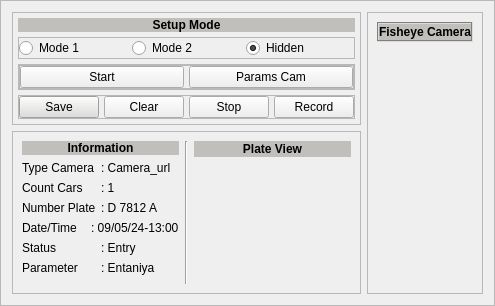
          <widget class="QFrame" name="frame_5">
           <property name="minimumSize">
            <size>
             <width>0</width>
             <height>300</height>
            </size>
           </property>
           <property name="maximumSize">
            <size>
             <width>16777215</width>
             <height>16777215</height>
            </size>
           </property>
           <property name="frameShape">
            <enum>QFrame::StyledPanel</enum>
           </property>
           <property name="frameShadow">
            <enum>QFrame::Raised</enum>
           </property>
           <layout class="QHBoxLayout" name="horizontalLayout_4">
            <item>
             <widget class="QFrame" name="frame_6">
              <property name="frameShape">
               <enum>QFrame::NoFrame</enum>
              </property>
              <property name="frameShadow">
               <enum>QFrame::Raised</enum>
              </property>
              <layout class="QVBoxLayout" name="verticalLayout_18">
               <property name="leftMargin">
                <number>0</number>
               </property>
               <property name="topMargin">
                <number>0</number>
               </property>
               <property name="rightMargin">
                <number>0</number>
               </property>
               <property name="bottomMargin">
                <number>0</number>
               </property>
               <item>
                <widget class="QFrame" name="frame_9">
                 <property name="maximumSize">
                  <size>
                   <width>16777215</width>
                   <height>140</height>
                  </size>
                 </property>
                 <property name="frameShape">
                  <enum>QFrame::StyledPanel</enum>
                 </property>
                 <property name="frameShadow">
                  <enum>QFrame::Raised</enum>
                 </property>
                 <layout class="QVBoxLayout" name="verticalLayout_15">
                  <property name="spacing">
                   <number>5</number>
                  </property>
                  <property name="leftMargin">
                   <number>5</number>
                  </property>
                  <property name="topMargin">
                   <number>5</number>
                  </property>
                  <property name="rightMargin">
                   <number>5</number>
                  </property>
                  <property name="bottomMargin">
                   <number>5</number>
                  </property>
                  <item>
                   <widget class="QLabel" name="label_7">
                    <property name="maximumSize">
                     <size>
                      <width>16777215</width>
                      <height>20</height>
                     </size>
                    </property>
                    <property name="styleSheet">
                     <string notr="true">background-color: rgb(192, 191, 188);</string>
                    </property>
                    <property name="text">
                     <string>&lt;html&gt;&lt;head/&gt;&lt;body&gt;&lt;p align=&quot;center&quot;&gt;&lt;span style=&quot; font-weight:600;&quot;&gt;Setup Mode&lt;/span&gt;&lt;/p&gt;&lt;/body&gt;&lt;/html&gt;</string>
                    </property>
                   </widget>
                  </item>
                  <item>
                   <widget class="QFrame" name="frame_36">
                    <property name="maximumSize">
                     <size>
                      <width>16777215</width>
                      <height>30</height>
                     </size>
                    </property>
                    <property name="frameShape">
                     <enum>QFrame::StyledPanel</enum>
                    </property>
                    <property name="frameShadow">
                     <enum>QFrame::Raised</enum>
                    </property>
                    <layout class="QHBoxLayout" name="horizontalLayout_26">
                     <property name="spacing">
                      <number>5</number>
                     </property>
                     <property name="leftMargin">
                      <number>0</number>
                     </property>
                     <property name="topMargin">
                      <number>0</number>
                     </property>
                     <property name="rightMargin">
                      <number>0</number>
                     </property>
                     <property name="bottomMargin">
                      <number>0</number>
                     </property>
                     <item>
                      <widget class="QRadioButton" name="btn_radio_mode1">
                       <property name="text">
                        <string>Mode 1</string>
                       </property>
                      </widget>
                     </item>
                     <item>
                      <widget class="QRadioButton" name="btn_radio_mode2">
                       <property name="text">
                        <string>Mode 2</string>
                       </property>
                      </widget>
                     </item>
                     <item>
                      <widget class="QRadioButton" name="btn_radio_hidden">
                       <property name="text">
                        <string>Hidden</string>
                       </property>
                       <property name="checkable">
                        <bool>true</bool>
                       </property>
                       <property name="checked">
                        <bool>true</bool>
                       </property>
                       <property name="autoRepeat">
                        <bool>false</bool>
                       </property>
                      </widget>
                     </item>
                    </layout>
                   </widget>
                  </item>
                  <item>
                   <widget class="QFrame" name="frame_37">
                    <property name="frameShape">
                     <enum>QFrame::StyledPanel</enum>
                    </property>
                    <property name="frameShadow">
                     <enum>QFrame::Raised</enum>
                    </property>
                    <layout class="QHBoxLayout" name="horizontalLayout_27">
                     <property name="spacing">
                      <number>5</number>
                     </property>
                     <property name="leftMargin">
                      <number>0</number>
                     </property>
                     <property name="topMargin">
                      <number>0</number>
                     </property>
                     <property name="rightMargin">
                      <number>0</number>
                     </property>
                     <property name="bottomMargin">
                      <number>0</number>
                     </property>
                     <item>
                      <widget class="QFrame" name="frame_38">
                       <property name="frameShape">
                        <enum>QFrame::StyledPanel</enum>
                       </property>
                       <property name="frameShadow">
                        <enum>QFrame::Raised</enum>
                       </property>
                       <layout class="QHBoxLayout" name="horizontalLayout_28">
                        <property name="spacing">
                         <number>5</number>
                        </property>
                        <property name="leftMargin">
                         <number>0</number>
                        </property>
                        <property name="topMargin">
                         <number>0</number>
                        </property>
                        <property name="rightMargin">
                         <number>0</number>
                        </property>
                        <property name="bottomMargin">
                         <number>0</number>
                        </property>
                        <item>
                         <widget class="QPushButton" name="btn_start">
                          <property name="styleSheet">
                           <string notr="true"/>
                          </property>
                          <property name="text">
                           <string>Start</string>
                          </property>
                         </widget>
                        </item>
                        <item>
                         <widget class="QPushButton" name="btn_params_cam">
                          <property name="styleSheet">
                           <string notr="true"/>
                          </property>
                          <property name="text">
                           <string>Params Cam</string>
                          </property>
                         </widget>
                        </item>
                       </layout>
                      </widget>
                     </item>
                    </layout>
                   </widget>
                  </item>
                  <item>
                   <widget class="QFrame" name="frame_39">
                    <property name="frameShape">
                     <enum>QFrame::StyledPanel</enum>
                    </property>
                    <property name="frameShadow">
                     <enum>QFrame::Raised</enum>
                    </property>
                    <layout class="QHBoxLayout" name="horizontalLayout_29">
                     <property name="spacing">
                      <number>5</number>
                     </property>
                     <property name="leftMargin">
                      <number>0</number>
                     </property>
                     <property name="topMargin">
                      <number>0</number>
                     </property>
                     <property name="rightMargin">
                      <number>0</number>
                     </property>
                     <property name="bottomMargin">
                      <number>0</number>
                     </property>
                     <item>
                      <widget class="QPushButton" name="btn_save">
                       <property name="styleSheet">
                        <string notr="true">background-color: rgb(222, 221, 218);</string>
                       </property>
                       <property name="text">
                        <string>Save</string>
                       </property>
                      </widget>
                     </item>
                     <item>
                      <widget class="QPushButton" name="btn_clear">
                       <property name="styleSheet">
                        <string notr="true"/>
                       </property>
                       <property name="text">
                        <string>Clear</string>
                       </property>
                      </widget>
                     </item>
                     <item>
                      <widget class="QPushButton" name="btn_stop">
                       <property name="text">
                        <string>Stop</string>
                       </property>
                      </widget>
                     </item>
                     <item>
                      <widget class="QPushButton" name="btn_record">
                       <property name="text">
                        <string>Record</string>
                       </property>
                      </widget>
                     </item>
                    </layout>
                   </widget>
                  </item>
                 </layout>
                </widget>
               </item>
               <item>
                <widget class="QFrame" name="frame_12">
                 <property name="maximumSize">
                  <size>
                   <width>16777215</width>
                   <height>170</height>
                  </size>
                 </property>
                 <property name="frameShape">
                  <enum>QFrame::StyledPanel</enum>
                 </property>
                 <property name="frameShadow">
                  <enum>QFrame::Raised</enum>
                 </property>
                 <layout class="QHBoxLayout" name="horizontalLayout_3">
                  <item>
                   <widget class="QFrame" name="frame_41">
                    <property name="frameShape">
                     <enum>QFrame::NoFrame</enum>
                    </property>
                    <property name="frameShadow">
                     <enum>QFrame::Raised</enum>
                    </property>
                    <layout class="QVBoxLayout" name="verticalLayout_17">
                     <property name="leftMargin">
                      <number>0</number>
                     </property>
                     <property name="topMargin">
                      <number>0</number>
                     </property>
                     <property name="rightMargin">
                      <number>0</number>
                     </property>
                     <item>
                      <widget class="QLabel" name="label_6">
                       <property name="maximumSize">
                        <size>
                         <width>16777215</width>
                         <height>20</height>
                        </size>
                       </property>
                       <property name="styleSheet">
                        <string notr="true">background-color: rgb(192, 191, 188);</string>
                       </property>
                       <property name="text">
                        <string>&lt;html&gt;&lt;head/&gt;&lt;body&gt;&lt;p align=&quot;center&quot;&gt;&lt;span style=&quot; font-weight:600;&quot;&gt;Information&lt;/span&gt;&lt;/p&gt;&lt;/body&gt;&lt;/html&gt;</string>
                       </property>
                      </widget>
                     </item>
                     <item>
                      <widget class="QFrame" name="frame_42">
                       <property name="frameShape">
                        <enum>QFrame::NoFrame</enum>
                       </property>
                       <property name="frameShadow">
                        <enum>QFrame::Raised</enum>
                       </property>
                       <layout class="QHBoxLayout" name="horizontalLayout_30">
                        <property name="spacing">
                         <number>1</number>
                        </property>
                        <property name="leftMargin">
                         <number>0</number>
                        </property>
                        <property name="topMargin">
                         <number>0</number>
                        </property>
                        <property name="rightMargin">
                         <number>0</number>
                        </property>
                        <property name="bottomMargin">
                         <number>0</number>
                        </property>
                        <item>
                         <widget class="QLabel" name="label_41">
                          <property name="text">
                           <string>Type Camera</string>
                          </property>
                         </widget>
                        </item>
                        <item>
                         <widget class="QLabel" name="label_42">
                          <property name="text">
                           <string>: Camera_url</string>
                          </property>
                         </widget>
                        </item>
                       </layout>
                      </widget>
                     </item>
                     <item>
                      <widget class="QFrame" name="frame_43">
                       <property name="frameShape">
                        <enum>QFrame::NoFrame</enum>
                       </property>
                       <property name="frameShadow">
                        <enum>QFrame::Raised</enum>
                       </property>
                       <layout class="QHBoxLayout" name="horizontalLayout_31">
                        <property name="spacing">
                         <number>1</number>
                        </property>
                        <property name="leftMargin">
                         <number>0</number>
                        </property>
                        <property name="topMargin">
                         <number>0</number>
                        </property>
                        <property name="rightMargin">
                         <number>0</number>
                        </property>
                        <property name="bottomMargin">
                         <number>0</number>
                        </property>
                        <item>
                         <widget class="QLabel" name="label_43">
                          <property name="text">
                           <string>Count Cars  </string>
                          </property>
                         </widget>
                        </item>
                        <item>
                         <widget class="QLabel" name="label_44">
                          <property name="text">
                           <string>: 1</string>
                          </property>
                         </widget>
                        </item>
                       </layout>
                      </widget>
                     </item>
                     <item>
                      <widget class="QFrame" name="frame_44">
                       <property name="frameShape">
                        <enum>QFrame::NoFrame</enum>
                       </property>
                       <property name="frameShadow">
                        <enum>QFrame::Raised</enum>
                       </property>
                       <layout class="QHBoxLayout" name="horizontalLayout_32">
                        <property name="spacing">
                         <number>1</number>
                        </property>
                        <property name="leftMargin">
                         <number>0</number>
                        </property>
                        <property name="topMargin">
                         <number>0</number>
                        </property>
                        <property name="rightMargin">
                         <number>0</number>
                        </property>
                        <property name="bottomMargin">
                         <number>0</number>
                        </property>
                        <item>
                         <widget class="QLabel" name="label_45">
                          <property name="text">
                           <string>Number Plate </string>
                          </property>
                         </widget>
                        </item>
                        <item>
                         <widget class="QLabel" name="label_46">
                          <property name="text">
                           <string>: D 7812 A</string>
                          </property>
                         </widget>
                        </item>
                       </layout>
                      </widget>
                     </item>
                     <item>
                      <widget class="QFrame" name="frame_45">
                       <property name="frameShape">
                        <enum>QFrame::NoFrame</enum>
                       </property>
                       <property name="frameShadow">
                        <enum>QFrame::Raised</enum>
                       </property>
                       <layout class="QHBoxLayout" name="horizontalLayout_33">
                        <property name="spacing">
                         <number>1</number>
                        </property>
                        <property name="leftMargin">
                         <number>0</number>
                        </property>
                        <property name="topMargin">
                         <number>0</number>
                        </property>
                        <property name="rightMargin">
                         <number>0</number>
                        </property>
                        <property name="bottomMargin">
                         <number>0</number>
                        </property>
                        <item>
                         <widget class="QLabel" name="label_47">
                          <property name="text">
                           <string>Date/Time </string>
                          </property>
                         </widget>
                        </item>
                        <item>
                         <widget class="QLabel" name="label_48">
                          <property name="text">
                           <string>: 09/05/24-13:00</string>
                          </property>
                         </widget>
                        </item>
                       </layout>
                      </widget>
                     </item>
                     <item>
                      <widget class="QFrame" name="frame_46">
                       <property name="frameShape">
                        <enum>QFrame::NoFrame</enum>
                       </property>
                       <property name="frameShadow">
                        <enum>QFrame::Raised</enum>
                       </property>
                       <layout class="QHBoxLayout" name="horizontalLayout_34">
                        <property name="spacing">
                         <number>1</number>
                        </property>
                        <property name="leftMargin">
                         <number>0</number>
                        </property>
                        <property name="topMargin">
                         <number>0</number>
                        </property>
                        <property name="rightMargin">
                         <number>0</number>
                        </property>
                        <property name="bottomMargin">
                         <number>0</number>
                        </property>
                        <item>
                         <widget class="QLabel" name="label_49">
                          <property name="text">
                           <string>Status</string>
                          </property>
                         </widget>
                        </item>
                        <item>
                         <widget class="QLabel" name="label_50">
                          <property name="text">
                           <string>: Entry</string>
                          </property>
                         </widget>
                        </item>
                       </layout>
                      </widget>
                     </item>
                     <item>
                      <widget class="QFrame" name="frame_47">
                       <property name="frameShape">
                        <enum>QFrame::NoFrame</enum>
                       </property>
                       <property name="frameShadow">
                        <enum>QFrame::Raised</enum>
                       </property>
                       <layout class="QHBoxLayout" name="horizontalLayout_35">
                        <property name="spacing">
                         <number>1</number>
                        </property>
                        <property name="leftMargin">
                         <number>0</number>
                        </property>
                        <property name="topMargin">
                         <number>0</number>
                        </property>
                        <property name="rightMargin">
                         <number>0</number>
                        </property>
                        <property name="bottomMargin">
                         <number>0</number>
                        </property>
                        <item>
                         <widget class="QLabel" name="label_51">
                          <property name="text">
                           <string>Parameter</string>
                          </property>
                         </widget>
                        </item>
                        <item>
                         <widget class="QLabel" name="label_52">
                          <property name="text">
                           <string>: Entaniya</string>
                          </property>
                         </widget>
                        </item>
                       </layout>
                      </widget>
                     </item>
                    </layout>
                   </widget>
                  </item>
                  <item>
                   <widget class="Line" name="line_9">
                    <property name="orientation">
                     <enum>Qt::Vertical</enum>
                    </property>
                   </widget>
                  </item>
                  <item>
                   <widget class="QFrame" name="frame_2">
                    <property name="frameShape">
                     <enum>QFrame::NoFrame</enum>
                    </property>
                    <property name="frameShadow">
                     <enum>QFrame::Raised</enum>
                    </property>
                    <layout class="QVBoxLayout" name="verticalLayout_5">
                     <property name="leftMargin">
                      <number>0</number>
                     </property>
                     <property name="topMargin">
                      <number>0</number>
                     </property>
                     <property name="rightMargin">
                      <number>0</number>
                     </property>
                     <item>
                      <widget class="QLabel" name="label_9">
                       <property name="maximumSize">
                        <size>
                         <width>16777215</width>
                         <height>16</height>
                        </size>
                       </property>
                       <property name="styleSheet">
                        <string notr="true">background-color: rgb(192, 191, 188);</string>
                       </property>
                       <property name="text">
                        <string>&lt;html&gt;&lt;head/&gt;&lt;body&gt;&lt;p align=&quot;center&quot;&gt;&lt;span style=&quot; font-weight:600;&quot;&gt;Plate View&lt;/span&gt;&lt;/p&gt;&lt;/body&gt;&lt;/html&gt;</string>
                       </property>
                      </widget>
                     </item>
                     <item>
                      <widget class="QLabel" name="img_plate">
                       <property name="frameShape">
                        <enum>QFrame::NoFrame</enum>
                       </property>
                       <property name="text">
                        <string/>
                       </property>
                      </widget>
                     </item>
                    </layout>
                   </widget>
                  </item>
                 </layout>
                </widget>
               </item>
              </layout>
             </widget>
            </item>
            <item>
             <widget class="QFrame" name="frame_7">
              <property name="frameShape">
               <enum>QFrame::StyledPanel</enum>
              </property>
              <property name="frameShadow">
               <enum>QFrame::Raised</enum>
              </property>
              <layout class="QVBoxLayout" name="verticalLayout_14">
               <item>
                <widget class="QLabel" name="label_38">
                 <property name="minimumSize">
                  <size>
                   <width>0</width>
                   <height>20</height>
                  </size>
                 </property>
                 <property name="maximumSize">
                  <size>
                   <width>16777215</width>
                   <height>20</height>
                  </size>
                 </property>
                 <property name="font">
                  <font>
                   <weight>75</weight>
                   <bold>true</bold>
                  </font>
                 </property>
                 <property name="styleSheet">
                  <string notr="true">background-color: rgb(192, 191, 188);</string>
                 </property>
                 <property name="frameShape">
                  <enum>QFrame::Box</enum>
                 </property>
                 <property name="frameShadow">
                  <enum>QFrame::Sunken</enum>
                 </property>
                 <property name="text">
                  <string>Fisheye Camera</string>
                 </property>
                 <property name="alignment">
                  <set>Qt::AlignCenter</set>
                 </property>
                </widget>
               </item>
               <item>
                <widget class="QLabel" name="vidio_fisheye">
                 <property name="text">
                  <string/>
                 </property>
                </widget>
               </item>
              </layout>
             </widget>
            </item>
           </layout>
          </widget>
